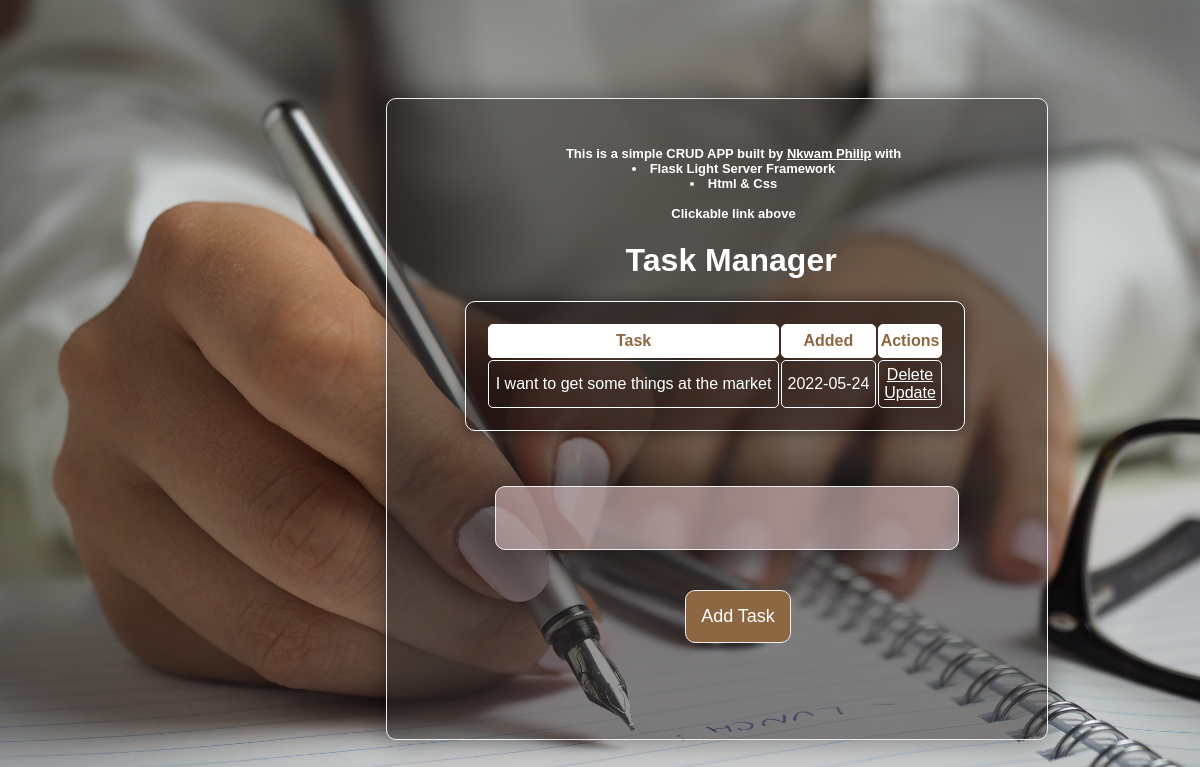
Before: / with the older database file.
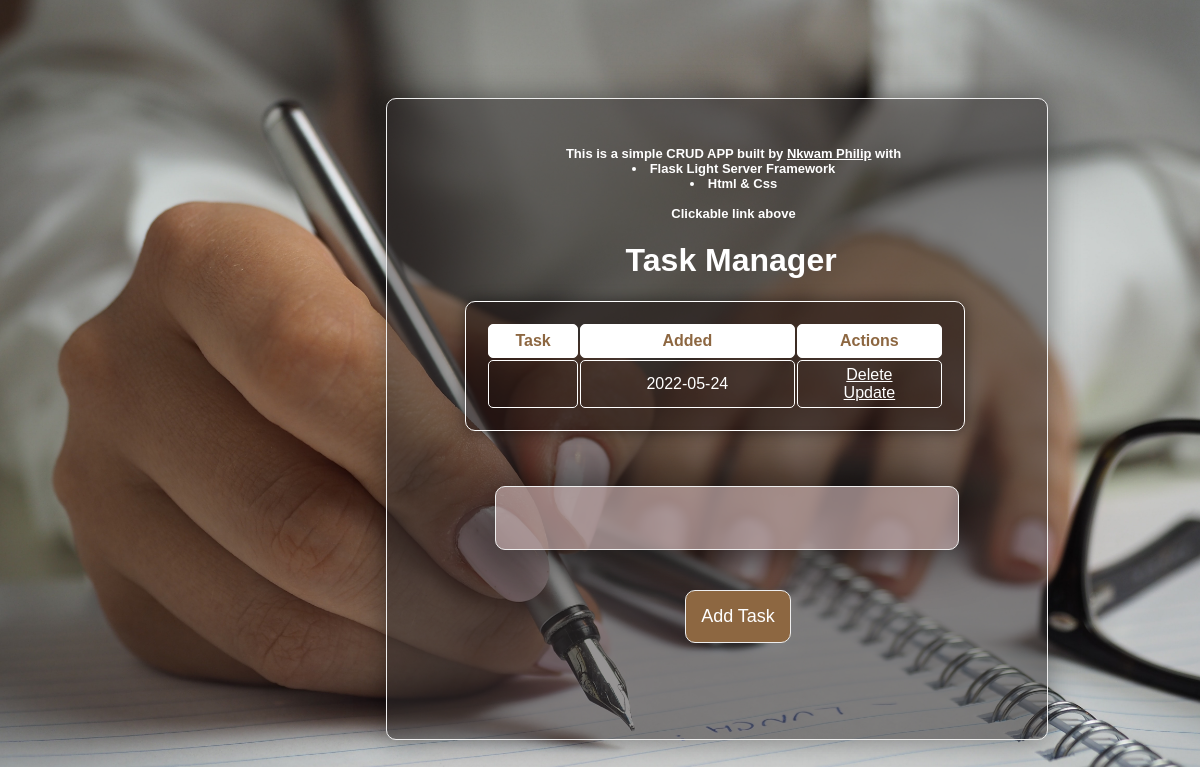
After: the same page with the newer database file.
### app.py (models this page shows, shortened)
class Todo(db.Model):
    id = db.Column(db.Integer, primary_key=True)
    content = db.Column(db.String(200), nullable=False)
    completed = db.Column(db.Integer, default=0)
    date_created = db.Column(db.DateTime, default=datetime.utcnow)

### app.py (the view)
@app.route('/', methods=['POST', 'GET'])
def index():
    if request.method == 'POST':
        task_content = request.form['content']
        new_task = Todo(content = task_content)
        try:
            db.session.add(new_task)
            db.session.commit()
            return redirect ('/')
        except:
            return 'there was an issue adding your task'
    else:
        tasks = Todo.query.order_by(Todo.date_created).all()
        return render_template('index.html', tasks=tasks)

### templates/index.html (shortened to what this page needs)
{% extends 'base.html' %}
{% block body %}
<div class="content">
    <h4 class="phil">This is a simple CRUD APP built by <b><a style="color: white;" href="https://www.linkedin.com/in/nkwam-philip">Nkwam Philip</a></b> with <br> <li>Flask Light Server Framework</li>
        <li>Html & Css</li><br> Clickable link above</h4>
    <div class="cont">
        <h1 style="text-align: center; color: white; align-items: center;">Task Manager</h1>
        {% if tasks|length < 1 %}
        <h4 style="text-align: center;"> There are no tasks, Create one below</h4>
        {% else %}
        <table>
            <tr>
                <th>Task</th>
                <th>Added</th>
                <th>Actions</th>
            </tr>
            {% for task in tasks %}
                <tr>
                    <td>{{ task.content }}</td>
                    <td>{{task.date_created.date()}}</td>
                    <td>
                        <a style="font-size: medium; color: white;" href="/delete/{{task.id}}">Delete</a>
                        <br>
                        <a style="font-size: medium; color: white;" href="/update/{{task.id}}">Update</a>
                    </td>
                </tr>
            {% endfor %}
        </table>
        {% endif %}
        <div class="form">
            <form action="/" method="POST">
                <input class="type-1" type="text" name="content" id="content">
                <input class="type-2" type="submit" value="Add Task">
            </form>
        </div>
    </div>
</div>
{% endblock %}

### templates/base.html (shortened to what this page needs)
<!DOCTYPE html>
<html lang="en">
<head>
    <link rel="stylesheet" href="{{url_for('static', filename='css/main.css')}}">
</head>
<body>
    {% block body %}{% endblock %}
</body>
</html>

### static/css/main.css (style rules this page uses)
body { align-items: center; justify-content: center; font-family: sans-serif; background-image: url('images/pic3.jpg'); background-size: 100%; position: absolute; }
.content { margin-top: 19%; margin-left: 80%; width: 100%; align-items: center; justify-content: center; background-color: rgba(48, 45, 45, 0.506); border-radius:10px; border: 0.2px solid #eee; transition: .3s border-color; padding: 20%; position: relative; display: block; box-shadow:0 0 30px rgba(0, 0, 0, 0.428); }
.cont { margin-left: 3%; padding: 0%; margin-bottom: 20%; width: 100%; }
table, td, th { border: 1px solid rgb(255, 255, 255); }
table { border-radius:10px; border: 0.5px solid rgb(255, 255, 255); transition: .3s border-color; padding: 20px; text-align: center; width: 500px; box-shadow:0 0 15px rgba(0, 0, 0, 0.482); margin-left: -30px; background-color: rgba(14, 3, 3, 0.463); }
th { margin-right: 100px; background-color: white; height: 30px; border-radius:5px; color: rgb(141, 103, 65); }
td { text-align: center; padding: 5px; color: white; border-radius:5px; }
.form { margin-top: 15px; color: rgba(255, 255, 255, 0.606); width: 93%; }
.type-1 { background-color: rgba(184, 161, 161, 0.722); border-radius:10px; border: 1px solid #eee; transition: .3s border-color; padding: 20px; text-align: center; box-shadow:0 0 50px rgba(0, 0, 0, 0.731); width: 96%; margin-top: 40px; font-size: larger; color: rgb(255, 255, 255); }
.type-2 { position: absolute; border-radius:10px; border: 0.5px solid #eee; transition: .3s border-color; padding: 15px; text-align: center; font-size: large; color: white; background-color: rgb(141, 103, 65); margin-top: 40px; margin-left: 190px; align-items: center; }
.phil { color: white; text-align: center; margin-top: -10%; font-size: small; margin-left: 7%; }

Changed rows visible on the page:
changed Todo: content "I want to get some things at the market" → (not shown)
